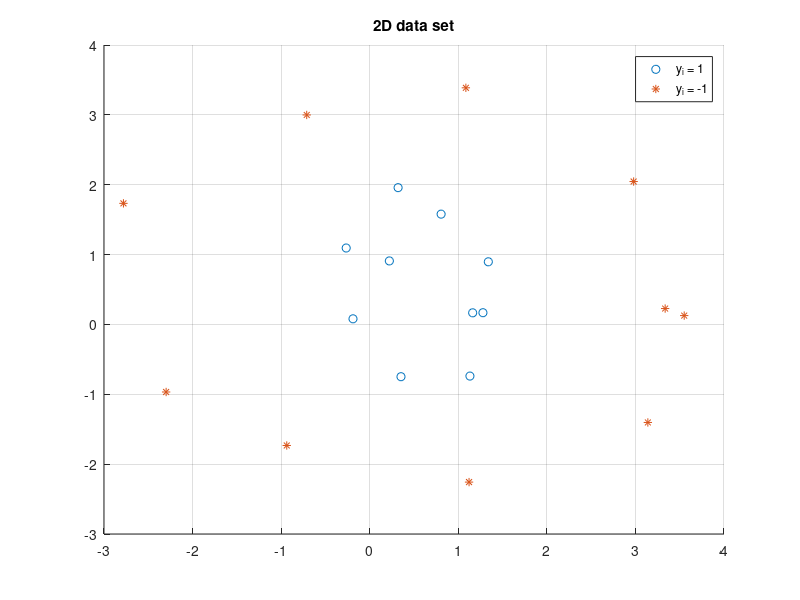

Recreate this plot in MATLAB. (Note: this script raises an error after producing the figure.)
%% Numerical Optimisation Project 
% Name: Dylan Scotney 
% SN: 18138211
% Submission date: 09/04/2019

% clear cache and variables 
clear cache variables
addpath Lib

%--------------------------------------------------------------------------
%% Simulating dataset 
%--------------------------------------------------------------------------
numOfPoints = 20;
theta = linspace(0, 2*pi, numOfPoints/2);
% 4th column = 0 will later be used to store mapped values from kernels
scatter_circle = @(r, noise, class) [r * cos(theta) + noise(1,:);
                                     r * sin(theta) + noise(2,:);
                                     0*theta;
                                     class*ones(1,length(theta))];

% Generate random sets with norm distribution, acts as noise on sample
data_generator = rng(0,'v5normal');
noise1 = rand(2,length(theta));
noise2 = rand(2,length(theta));

dataset_p = scatter_circle(1, noise1, 1)';
dataset_m = scatter_circle(3, noise2, -1)';
dataset = [dataset_p; dataset_m];

% Plot data
figure('name', 'Non-Linearly Seperable Data')
hold on
scatter(dataset_p(:,1), dataset_p(:,2), 'o')
scatter(dataset_m(:,1), dataset_m(:,2), '*')
title("2D data set")
legend("y_i = 1", "y_i = -1")
grid on 
hold off

disp("Simulated data set.")


%% Seperating dataset with kernel 
%--------------------------------

% Radial Basis Kernel:
%---------------------
dataset = radialBasisKernel(dataset);

% Polynomial Kernel:
%-------------------
%dataset = polynomialKernel(dataset);


% Plot Seperated Data
%==========================================================================
split = numOfPoints/2;

figure('name', 'Radial Basis Kernel Mapping')
scatter3(dataset(1:split, 1), dataset(1:split, 2),...
         dataset(1:split,3), 'o');
hold on
scatter3(dataset(split+1:end, 1), dataset(split+1:end, 2), ...
         dataset(split+1:end,3), '*');
title("Radial Basis Kernel Mapping")
legend("y_i = 1", "y_i = -1")
hold off
%==========================================================================
disp("Seperated data with radial basis kernel.")

%% Calculating Hessian of Radial Basis Kernel
%--------------------------------------------
% Computing matrix H
H = zeros(numOfPoints,numOfPoints);
for i = 1:numOfPoints
    for j = 1:numOfPoints
        H(i,j) = dataset(i,4)*dataset(j,4)*dot(dataset(i,1:3), dataset(j,1:3));
    end
end
disp("Calculated Hessian.")

%% Formulating minimisation problem
%----------------------------------

group = dataset(:, 4); %classification of each point

% Define function handles for augLag and diffAugLag:
%==========================================================================
f = @(a) F(a, H);
c_e = @(a) C_e(a, group);
psi = @(a, mu_I, lambda_I) Psi(a, mu_I, lambda_I);

df = @(a) dF(a, H);
dc_e = dC_e(group);
dpsi = @ (a, mu_I, lambda_I) dPsi(a, mu_I, lambda_I);

d2f = d2F(H);
d2c_e = @(mu_e) 1/mu_e * d2C_e(group);
d2psi = @(a, mu_I, lambda_I) d2Psi(a, mu_I,  lambda_I);

%==========================================================================


% Defining Lagrangian (see report) <add more info here>
%==========================================================================
L.f = @(a, mu_e, lambda_e, mu_I, lambda_I) augLagrangian(f, c_e, psi, a,...
                                                       mu_e, lambda_e, ...
                                                       mu_I,lambda_I);

L.df = @(a, mu_e, lambda_e, mu_I, lambda_I) diffAugLagrangian(df, dc_e, c_e,...
                                                            dpsi, a, mu_e,...
                                                            lambda_e, mu_I,...
                                                            lambda_I);  
                                                        
L.d2f = @(a, mu_e, mu_I, lambda_I) d2AugLagrangian(d2f, d2c_e, d2psi, a, mu_e,...
                                             mu_I, lambda_I);
%==========================================================================

disp("Formulated minimisation problem.")

%% Solving Minimisation Problem
%------------------------------

% Initialisation:
%==========================================================================
% Starting point
a0 = 0*ones(length(H), 1);

% Parameters
mu_e0 = -10;
lambda_e0 = 3;
mu_I0 = -10;
lambda_I0 = ones(length(H), 1);
tol = 1e-6; 
alpha0 = 1;
maxIter = 500;
storeInfo = true;
dataGroups = dataset(:,4);
%==========================================================================

% Solving using Framework 17.3 from Nocedal and Wright:
%=========================================================================
[a_k, f_max, nIter, info] = augLagFramework(L, a0, dataGroups, mu_e0,...
                                            lambda_e0, mu_I0, lambda_I0,...
                                            tol, maxIter, storeInfo);
a_k
norm(info.diff(:,end))
%==========================================================================
disp("Solved minimisation problem.")  
disp(info.stopCond)

%% Plotting data of solution
%---------------------------

% Plotting paths if 2D problem: 
%==========================================================================
if(numOfPoints == 3)
    func2 = @(x,y) L.f([x;y],realmax,0,realmax,[0;0]);
    figure('name', '2d path')
    hold on 
    fcontour(func2,[0, 1.5,0,1.5], 'LevelStep', 0.01)
    plot(info.as(1,:), info.as(2,:), 'r-o', 'MarkerFaceColor', 'r')
    plot(0:0.1:1, 0:0.1:1,'b') % sum(alpha_iy_i) = 0
    hold off
end
%==========================================================================

% Plotting Convergence of a_k:
%==========================================================================
successiveDiff = [diff(info.as(1,:)); diff(info.as(2,:))];
figure('name', 'Convergence of alpha')
semilogy(vecnorm(successiveDiff, 2, 1))
xlabel("Iteration")
ylabel("||\alpha_k - \alpha_k_-_1)||")
%==========================================================================

% % Plotting Convergence of df:
% %==========================================================================
% figure('name', 'Convergence of df')
% semilogy(vecnorm(info.diff, 2, 1))
% xlabel("Iteration")
% ylabel("||df||")
% %==========================================================================

% Plotting Convergence of a_k:
%==========================================================================
figure('name', 'Convergence of df')
plot(vecnorm(info.as, 2, 1))
xlabel("Iteration")
ylabel("||a_k||")
%==========================================================================


% Plotting Parameters:
%==========================================================================
figure('name', 'lambda_I')
semilogy(vecnorm(info.lambda_I,2,1))
ylabel("||\lambda^I||")
xlabel("Iteration")

% figure('name', 'mu_I')
% semilogy(info.mu_I)
% ylabel("||\mu^I||")
% xlabel("Iteration")
% 
% figure('name', 'mu_e')
% semilogy(info.mu_e)
% ylabel("||\mu^e||")
% xlabel("Iteration")

figure('name', 'lambda_e')
plot(info.lambda_e)
ylabel("||\lambda^e||")
xlabel("Iteration")
%==========================================================================
disp("Plotting results")


%% Calculating W
%----------------
% w = sum(alpha_i * y_i * x_i)
%==========================================================================
w = calcW(a_k, dataset(:,1:3), dataset(:,4));
%==========================================================================
disp("Calculating w")

%% Determine Support Vectors
%---------------------------
% Indicies for a_i > 0

supportVecs = [];

for i = 1:length(a_k)
    if(a_k(i) > 0.01)
        % use i as supportVec
        supportVecs = [supportVecs; dataset(i,:), a_k(i)];        
    end
end

disp("Calculating Support Vectors")

%% Calculating b
%---------------
b = calcb(supportVecs);

disp("calculating b")

%% Plotting SVM plane
%--------------------

func = @(x,y) (-b - w(1)*x - w(2)*y)/w(3);
[X,Y] = meshgrid(-4:0.1:4, -4:0.1:4);
Z = func(X,Y);

figure('name', 'SVM Mapping')
hold on
scatter3(dataset(1:split, 1), dataset(1:split, 2), dataset(1:split,3), 'o');
surf(X,Y,Z)
scatter3(dataset(split+1:end, 1), dataset(split+1:end, 2), dataset(split+1:end,3), '*');
xlabel('x')
ylabel('y')
zlabel('z')
legend("y_i = 1", "SVM", "y_i = -1")
hold off

disp("Plotting SVM plane")





